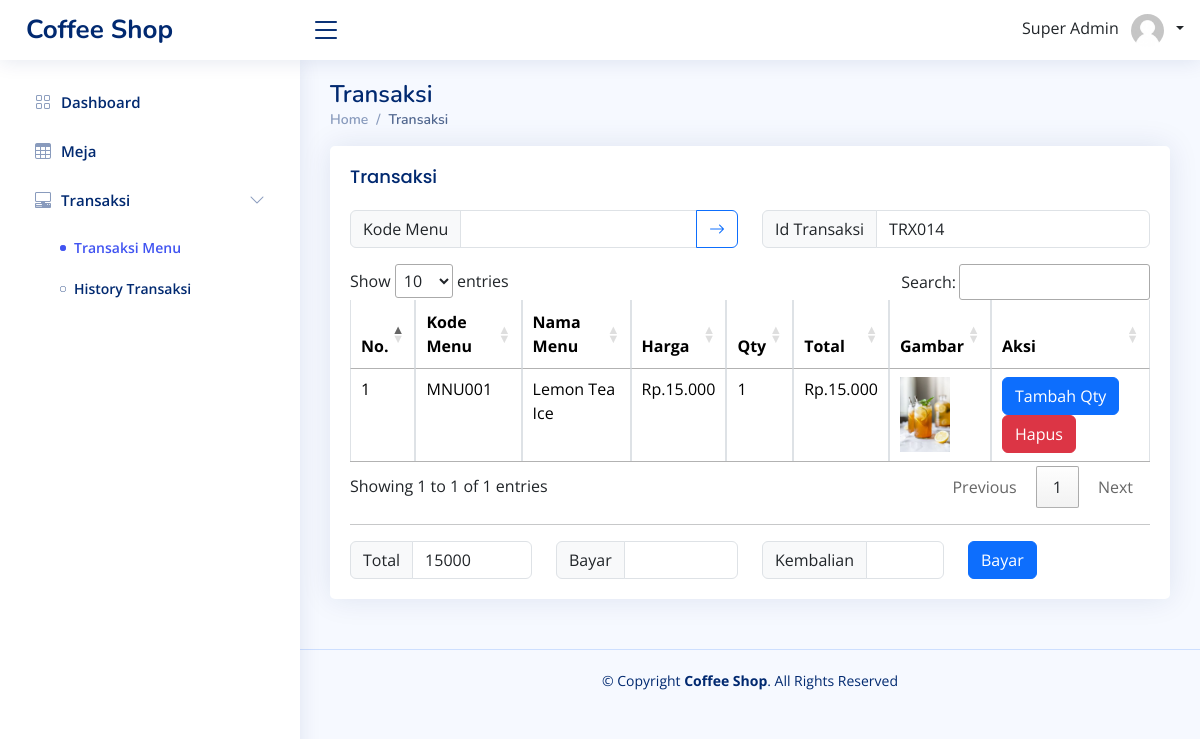
Page /index_kasir.php?page=transaksi&alert=gagal (signed in) on the earlier database version.
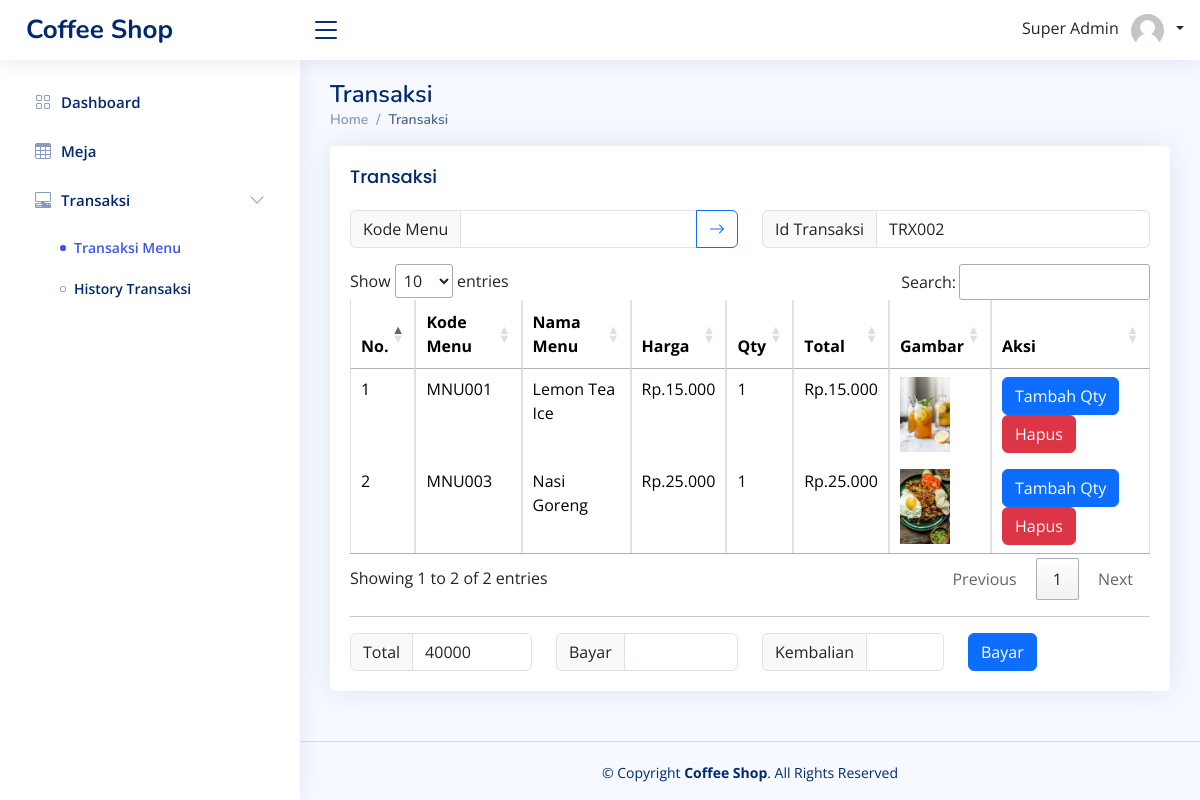
Same page on the later database version.
### tables this page shows
CREATE TABLE `tkeranjang` (
  `id` int(11) NOT NULL,
  `id_transaksi` varchar(255) NOT NULL,
  `kode_menu` varchar(255) NOT NULL,
  `qty` int(11) NOT NULL,
  `total` int(11) NOT NULL
);

CREATE TABLE `t_menu` (
  `id_menu` int(11) NOT NULL,
  `kode_menu` varchar(255) NOT NULL,
  `gambar` varchar(255) NOT NULL,
  `nama_menu` varchar(255) NOT NULL,
  `id_kategori` int(11) NOT NULL,
  `deskripsi` text NOT NULL,
  `stock` int(11) NOT NULL,
  `harga` int(11) NOT NULL
);

### function/view-query.php (called while the page is built, shortened)
<?php
function getKeranjang($idTransaksi, $kodeMenu = null)
{
    $conn = connection();
    if ($kodeMenu) {
        $query = "SELECT * FROM tkeranjang JOIN t_menu ON tkeranjang.kode_menu = t_menu.kode_menu WHERE tkeranjang.kode_menu = '$kodeMenu' AND tkeranjang.id_transaksi = '$idTransaksi'";
    } else {
        $query = "SELECT tkeranjang.*, t_menu.nama_menu, t_menu.harga, t_menu.gambar FROM tkeranjang JOIN t_menu ON tkeranjang.kode_menu = t_menu.kode_menu WHERE tkeranjang.id_transaksi = '$idTransaksi'";
    }
    $result = mysqli_query($conn, $query);
    return $result;
}

### pages-kasir/transaksi/index_kasir.php (the view, shortened to what this page needs)
<?php
include('function/view-query.php');
$idTransaksi = genereteCodeTransaksi();
$keranjang = getKeranjang($idTransaksi);
$kodeMenu = '';
$total = 0;
foreach ($keranjang as $key => $value) {
    $total += $value['total'];
}
if ($total < 0 || $total == 0) {
    $disabled = 'disabled';
} else {
    $disabled = '';
}
?>
<main id="main" class="main">
    <div class="pagetitle">
        <h1>Transaksi</h1>
        <nav>
            <ol class="breadcrumb">
                <li class="breadcrumb-item"><a href="index.html">Home</a></li>
                <li class="breadcrumb-item active">Transaksi</li>
            </ol>
        </nav>
    </div>
    <section class="section">
        <div class="row">
            <div class="col-lg-12">
                <div class="card">
                    <div class="card-body">
                        <h5 class="card-title">Transaksi</h5>
                        <div class="row mb-3">
                            <div class="col-lg-6">
                                <div class="input-group">
                                    <label class="input-group-text">Kode Menu</label>
                                    <input type="text" class="form-control" value="<?= $kodeMenu ?>" readonly>
                                    <button class="btn btn-outline-primary" type="button" title="Pilih Menu" data-bs-toggle="modal" data-bs-target="#modalMenu">
                                        <i class="bi bi-arrow-right"></i>
                                    </button>
                                </div>
                            </div>
                            <div class="col-lg-6">
                                <div class="input-group">
                                    <label class="input-group-text">Id Transaksi</label>
                                    <input type="text" class="form-control" id="id_transaksi" value="<?= $idTransaksi ?>" readonly>
                                </div>
                            </div>
                        </div>
                        <table class="table table-bordered" id="table-menu">
                            <thead>
                                <tr>
                                    <th>No.</th>
                                    <th>Kode Menu</th>
                                    <th>Nama Menu</th>
                                    <th>Harga</th>
                                    <th>Qty</th>
                                    <th>Total</th>
                                    <th>Gambar</th>
                                    <th>Aksi</th>
                                </tr>
                            </thead>
                            <tbody>
                                <?php
                                if (empty($keranjang)) { ?>
                                    <tr>
                                        <td colspan="8" class="text-center">Tidak ada data</td>
                                    </tr>
                                    <?php } else {
                                    foreach ($keranjang as $key => $value) { ?>
                                        <tr>
                                            <td><?= $key + 1 ?></td>
                                            <td><?= $value['kode_menu'] ?></td>
                                            <td><?= $value['nama_menu'] ?></td>
                                            <td>Rp.<?= number_format($value['harga'], 0, ',', '.') ?></td>
                                            <td><?= $value['qty'] ?></td>
                                            <td>Rp.<?= number_format($value['total'], 0, ',', '.') ?></td>
                                            <td>
                                                <img src="public/img/product/<?= $value['gambar'] ?>" width="50px">
                                            </td>
                                            <td>
                                                <button type="button" class="btn btn-primary" onclick="modalQty(<?= $value['id'] ?>)">
                                                    Tambah Qty
                                                </button>
                                                <a href="logic/keranjang/delete.php?id=<?= $value['id'] ?>" onclick="javascript:return confirm('Hapus Data Keranjang ?');">
                                                    <button type="button" class="btn btn-danger">
                                                        Hapus
                                                    </button>
                                                </a>
                                            </td>
                                        </tr>
                                <?php }
                                }
                                ?>
                            </tbody>
                        </table>
                        <hr>
                        <div class="row">
                            <div class="col-lg-3">
                                <div class="input-group">
                                    <label class="input-group-text">Total</label>
                                    <input type="text" class="form-control" id="total" value="<?= $total ?>" readonly>
                                </div>
                            </div>
                            <div class="col-lg-3">
                                <div class="input-group">
                                    <label class="input-group-text">Bayar</label>
                                    <input type="text" class="form-control" id="bayar" onkeyup="kembalian()" oninput="this.value = this.value.replace(/[^0-9.]/g, '').replace(/(\..*)\./g, '$1');">
                                </div>
                            </div>
                            <div class="col-lg-3">
                                <div class="input-group">
                                    <label class="input-group-text">Kembalian</label>
                                    <input type="text" class="form-control" id="kembalian" readonly>
                                </div>
                            </div>
                            <div class="col-lg-3">
                                <div class="input-group">
                                    <button class="btn btn-primary" type="button" onclick="bayar()" <?= $disabled ?>>Bayar</button>
                                </div>
                            </div>
                        </div>
                    </div>
                </div>
            </div>
        </div>
    </section>
</main>

### index_kasir.php (shortened to what this page needs)
<?php
if (isset($_SESSION['login'])) {
  include 'pages-kasir/layouts/header.php';
  include 'pages-kasir/layouts/navbar.php';
  include 'pages-kasir/layouts/sidebar.php';
  if (!empty($_GET['page'])) {
    include 'pages-kasir' . '/' . $_GET['page'] . '/index_kasir.php';
  } else {
    include 'pages-kasir/dashboard/index_kasir.php';
  }
  include 'pages-kasir/layouts/footer.php';
} else {
  echo '<script>window.location="pages-kasir/auth/login.php";</script>';
  exit;
}

### pages-kasir/layouts/header.php (shortened to what this page needs)
<?php
$page = $_GET['page'] ?? 'dashboard';
?>
<!DOCTYPE html>
<html lang="en">
<head>
  <link rel="stylesheet" type="text/css" media="screen" href="https://cdn.datatables.net/1.10.19/css/jquery.dataTables.min.css">
  <link href="assets/vendor/bootstrap/css/bootstrap.min.css" rel="stylesheet">
  <link href="assets/vendor/bootstrap-icons/bootstrap-icons.css" rel="stylesheet">
  <link href="assets/vendor/boxicons/css/boxicons.min.css" rel="stylesheet">
  <link href="assets/vendor/quill/quill.snow.css" rel="stylesheet">
  <link href="assets/vendor/quill/quill.bubble.css" rel="stylesheet">
  <link href="assets/vendor/remixicon/remixicon.css" rel="stylesheet">
  <link href="assets/vendor/simple-datatables/style.css" rel="stylesheet">
  <link href="assets/css/style.css" rel="stylesheet">
</head>
<body>

### pages-kasir/layouts/navbar.php (shortened to what this page needs)
<header id="header" class="header fixed-top d-flex align-items-center">
  <div class="d-flex align-items-center justify-content-between">
    <a href="index.html" class="logo d-flex align-items-center">
      <span class="d-none d-lg-block">Coffee Shop</span>
    </a>
    <i class="bi bi-list toggle-sidebar-btn"></i>
  </div>
  <nav class="header-nav ms-auto">
    <ul class="d-flex align-items-center">
      <li class="nav-item dropdown pe-3">
        <a class="nav-link text-dark" href="#" data-bs-toggle="dropdown">
          <span class="me-2 text-sm"><?= $_SESSION['nama_user'] ?></span>
          <img src="assets/img/user.jpg" alt="Profile" class="rounded-circle" style="width: 33px">
          <span class="right ms-2 dropdown-toggle"></span>
        </a>
      </li>
    </ul>
  </nav>
</header>

### pages-kasir/layouts/sidebar.php
<?php
if ($page == 'dashboard') {
  $classDashboard = 'nav-link active';
} else {
  $classDashboard = 'nav-link collapsed';
}
if ($page == 'meja') {
  $classMeja = 'nav-link active';
} else {
  $classMeja = 'nav-link collapsed';
}
?>
<aside id="sidebar" class="sidebar">
  <ul class="sidebar-nav" id="sidebar-nav">
    <li class="nav-item">
      <a class="<?php echo $classDashboard ?>" href="index_kasir.php">
        <i class="bi bi-grid"></i>
        <span>Dashboard</span>
      </a>
    </li>
    <li class="nav-item">
      <a class="<?php echo $classMeja ?>" href="index_kasir.php?page=meja">
        <i class="bi bi-table"></i>
        <span>Meja</span>
      </a>
    </li>
    <li class="nav-item">
      <a class="nav-link collapsed" data-bs-target="#transaksi-nav" data-bs-toggle="collapse" href="#">
        <i class="bi bi-pc-display-horizontal"></i><span>Transaksi</span><i class="bi bi-chevron-down ms-auto"></i>
      </a>
      <ul id="transaksi-nav" class="nav-content collapse <?php if ($page == 'transaksi' || $page == 'laporan-transaksi') echo 'show' ?>" data-bs-parent="#sidebar-nav">
        <li>
          <a href="index_kasir.php?page=transaksi" class="<?php if ($page == 'transaksi') echo 'active' ?>">
            <i class="bi bi-circle"></i><span>Transaksi Menu</span>
          </a>
        </li>
        <li>
          <a href="index_kasir.php?page=laporan-transaksi" class="<?php if ($page == 'laporan-transaksi') echo 'active' ?>">
            <i class="bi bi-circle"></i><span>History Transaksi</span>
          </a>
        </li>
      </ul>
    </li>
  </ul>
</aside>

### pages-kasir/layouts/footer.php (shortened to what this page needs)
<footer id="footer" class="footer">
  <div class="copyright">
    &copy; Copyright <strong><span>Coffee Shop</span></strong>. All Rights Reserved
  </div>
</footer>
</body>
</html>

### assets/css/style.css (style rules this page uses)
:root { scroll-behavior: smooth; }
body { font-family: "Open Sans", sans-serif; background: #f6f9ff; color: #444444; }
a { color: #4154f1; text-decoration: none; }
h1, h2, h3, h4, h5, h6 { font-family: "Nunito", sans-serif; }
#main { margin-top: 60px; padding: 20px 30px; transition: all 0.3s; }
.pagetitle { margin-bottom: 10px; }
.pagetitle h1 { font-size: 24px; margin-bottom: 0; font-weight: 600; color: #012970; }
.card { margin-bottom: 30px; border: none; border-radius: 5px; box-shadow: 0px 0 30px rgba(1, 41, 112, 0.1); }
.card-title { padding: 20px 0 15px 0; font-size: 18px; font-weight: 500; color: #012970; font-family: "Poppins", sans-serif; }
.card-body { padding: 0 20px 20px 20px; }
.breadcrumb { font-size: 14px; font-family: "Nunito", sans-serif; color: #899bbd; font-weight: 600; }
.breadcrumb a { color: #899bbd; transition: 0.3s; }
.breadcrumb .breadcrumb-item::before { color: #899bbd; }
.breadcrumb .active { color: #51678f; font-weight: 600; }
.logo { line-height: 1; }
@media (min-width: 1200px) { .logo { width: 280px; } }
.logo span { font-size: 26px; font-weight: 700; color: #012970; font-family: "Nunito", sans-serif; }
.header { transition: all 0.5s; z-index: 997; height: 60px; box-shadow: 0px 2px 20px rgba(1, 41, 112, 0.1); background-color: #fff; padding-left: 20px; }
.header .toggle-sidebar-btn { font-size: 32px; padding-left: 10px; cursor: pointer; color: #012970; }
.header-nav ul { list-style: none; }
.header-nav>ul { margin: 0; padding: 0; }
.sidebar { position: fixed; top: 60px; left: 0; bottom: 0; width: 300px; z-index: 996; transition: all 0.3s; padding: 20px; overflow-y: auto; scrollbar-width: thin; scrollbar-color: #aab7cf transparent; box-shadow: 0px 0px 20px rgba(1, 41, 112, 0.1); background-color: #fff; }
@media (min-width: 1200px) { #main, #footer { margin-left: 300px; } }
.sidebar-nav { padding: 0; margin: 0; list-style: none; }
.sidebar-nav li { padding: 0; margin: 0; list-style: none; }
.sidebar-nav .nav-item { margin-bottom: 5px; }
.sidebar-nav .nav-link { display: flex; align-items: center; font-size: 15px; font-weight: 600; color: #4154f1; transition: 0.3; background: #f6f9ff; padding: 10px 15px; border-radius: 4px; }
.sidebar-nav .nav-link i { font-size: 16px; margin-right: 10px; color: #4154f1; }
.sidebar-nav .nav-link.collapsed { color: #012970; background: #fff; }
.sidebar-nav .nav-link.collapsed i { color: #899bbd; }
.sidebar-nav .nav-link .bi-chevron-down { margin-right: 0; transition: transform 0.2s ease-in-out; }
.sidebar-nav .nav-content { padding: 5px 0 0 0; margin: 0; list-style: none; }
.sidebar-nav .nav-content a { display: flex; align-items: center; font-size: 14px; font-weight: 600; color: #012970; transition: 0.3; padding: 10px 0 10px 40px; transition: 0.3s; }
.sidebar-nav .nav-content a i { font-size: 6px; margin-right: 8px; line-height: 0; border-radius: 50%; }
.sidebar-nav .nav-content a:hover, .sidebar-nav .nav-content a.active { color: #4154f1; }
.sidebar-nav .nav-content a.active i { background-color: #4154f1; }
.footer { padding: 20px 0; font-size: 14px; transition: all 0.3s; border-top: 1px solid #cddfff; }
.footer .copyright { text-align: center; color: #012970; }

Differences in the rows shown:
added tkeranjang: kode_menu "MNU003", t_menu.nama_menu "Nasi Goreng", t_menu.harga "25.000", qty "1", total "25.000", t_menu.gambar (picture)
Other differences:
text written by a page script: "Show entries Search: Showing 1 to 1 of 1 entries Previous 1 Next" → "Show entries Search: Showing 1 to 2 of 2 entries Previous 1 Next"
form field value: "TRX014" → "TRX002"
form field value: "15000" → "40000"
